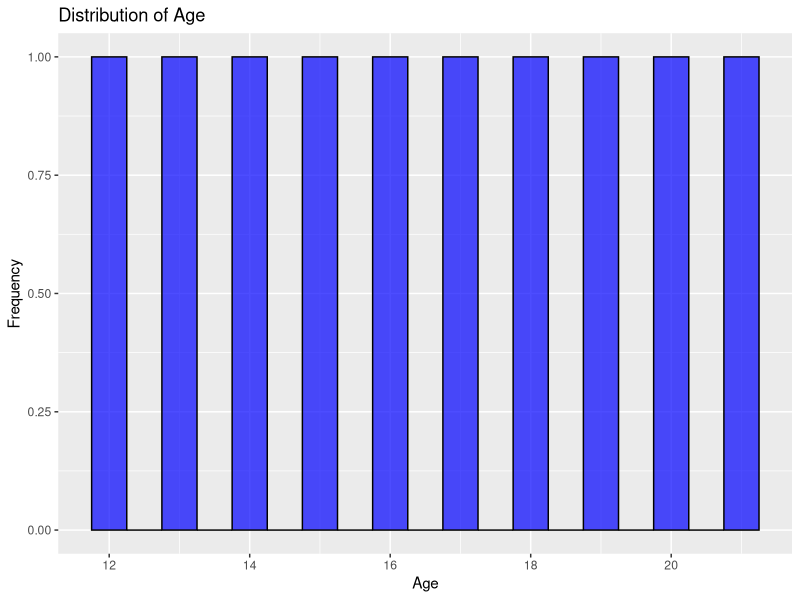
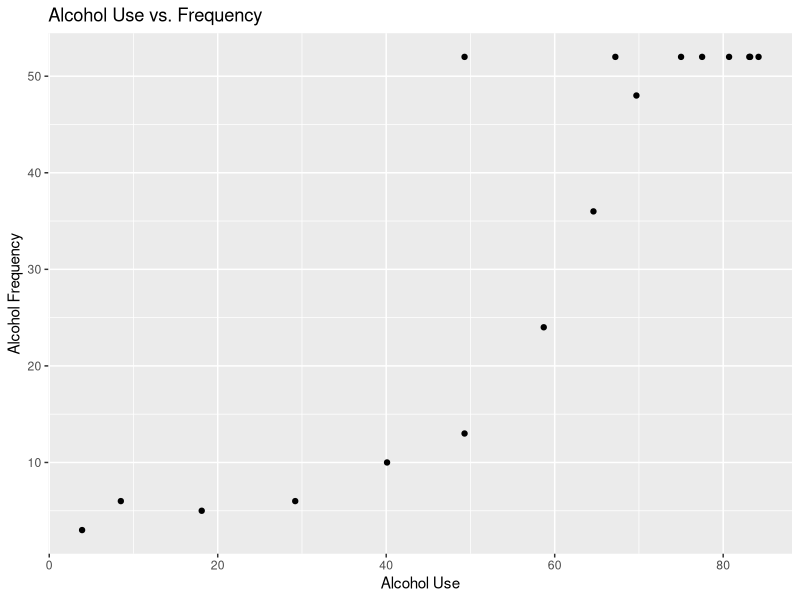
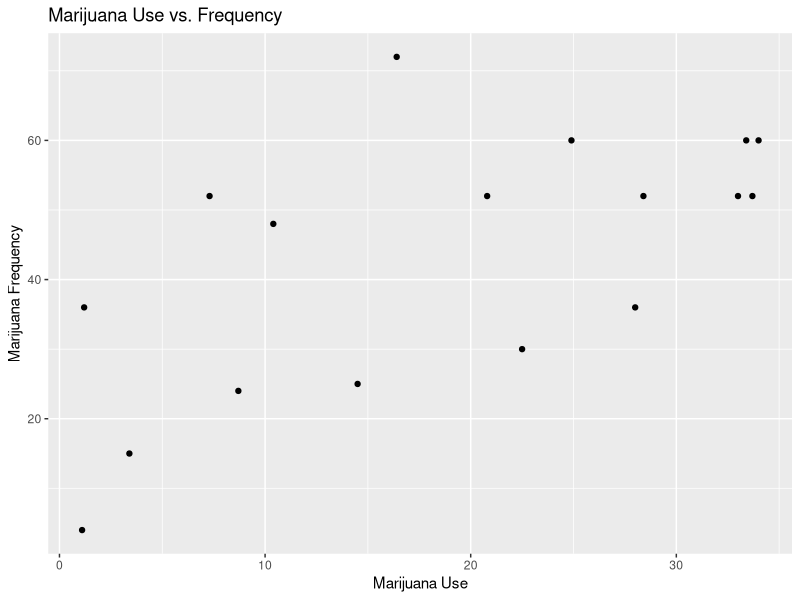

Source code (R) for these figures, in order:
# Assuming your data is stored in a data frame called 'df'

# Load required libraries
library(dplyr)
library(ggplot2)
library(readr)

#read
df <- read_csv("drug-use-by-age.csv")
print(names(df))
# Convert "age" to numeric
df$age <- as.numeric(df$age)

# Summary statistics
summary(df)

# Check for missing values
sum(is.na(df))

# Explore the distribution of age
ggplot(df, aes(x = age)) +
  geom_histogram(binwidth = 0.5, fill = "blue", color = "black", alpha = 0.7) +
  labs(title = "Distribution of Age",
       x = "Age",
       y = "Frequency")

# Explore alcohol use and frequency
ggplot(df, aes(x = alcohol_use, y = alcohol_frequency)) +
  geom_point() +
  labs(title = "Alcohol Use vs. Frequency",
       x = "Alcohol Use",
       y = "Alcohol Frequency")

# Explore marijuana use and frequency
ggplot(df, aes(x = marijuana_use, y = marijuana_frequency)) +
  geom_point() +
  labs(title = "Marijuana Use vs. Frequency",
       x = "Marijuana Use",
       y = "Marijuana Frequency")